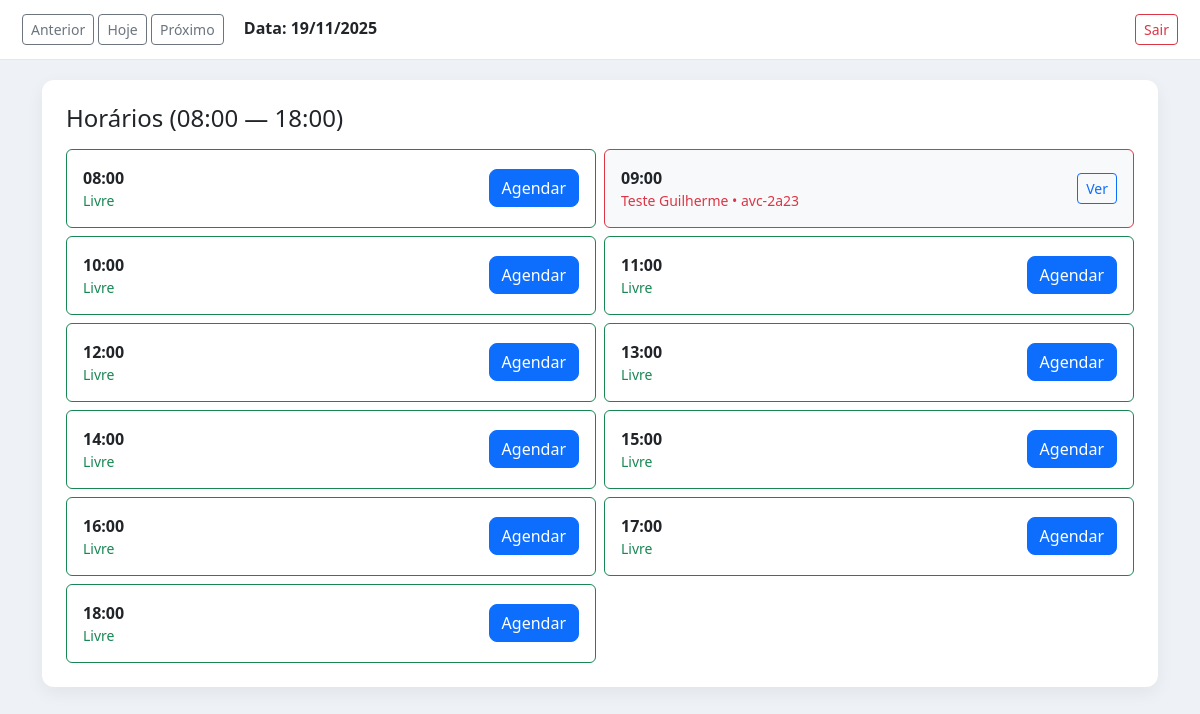
Screenshot of /admin/dashboard (signed in) with the database file from the repository.
### src/models/customer.py (models this page shows, shortened)
class Customer(db.Model):
    __tablename__ = 'customers'
    id = db.Column(db.Integer, primary_key=True)
    name = db.Column(db.String(100), nullable=False)
    phone = db.Column(db.String(20), nullable=False)
    vehicles = db.relationship('Vehicle', backref='customer', lazy=True, cascade='all, delete-orphan')
    appointments = db.relationship('Appointment', backref='customer', lazy=True, cascade='all, delete-orphan')

### src/models/vehicle.py (models this page shows, shortened)
class Vehicle(db.Model):
    __tablename__ = 'vehicles'
    id = db.Column(db.Integer, primary_key=True)
    plate = db.Column(db.String(10), nullable=False, unique=True)
    type = db.Column(db.String(50), nullable=False)
    customer_id = db.Column(db.Integer, db.ForeignKey('customers.id'), nullable=False)
    appointments = db.relationship('Appointment', backref='vehicle', lazy=True, cascade='all, delete-orphan')

### src/routes/admin_routes.py (the view)
@admin_bp.route("/dashboard")
@login_required
def dashboard():
    date_str = request.args.get("date")
    if date_str:
        try:
            selected_date = datetime.strptime(date_str, "%Y-%m-%d").date()
        except ValueError:
            selected_date = date.today()
    else:
        selected_date = date.today()
    start_hour = 8
    end_hour = 18
    times = []
    for h in range(start_hour, end_hour + 1):
        times.append(time(hour=h, minute=0))
    appointments = Appointment.query.filter(
        db.func.date(Appointment.date_time) == selected_date
    ).all()
    appt_map = {}
    for a in appointments:
        hour_key = a.date_time.hour
        appt_map[hour_key] = a
    timeslots = []
    for t in times:
        slot_hour = t.hour
        appt = appt_map.get(slot_hour)
        if appt:
            timeslots.append({
                "time": t.strftime("%H:%M"),
                "status": "busy",
                "appointment": {
                    "id": appt.id,
                    "customer_name": appt.customer.name if getattr(appt, "customer", None) else "",
                    "vehicle_plate": appt.vehicle.plate if getattr(appt, "vehicle", None) else "",
                }
            })
        else:
            timeslots.append({
                "time": t.strftime("%H:%M"),
                "status": "free",
                "appointment": None
            })
    return render_template("admin/dashboard.html",
                           timeslots=timeslots,
                           selected_date=selected_date)

### src/templates/admin/dashboard.html (shortened to what this page needs)
<!DOCTYPE html>
<html lang="pt-BR">
<head>
    <link href="https://cdn.jsdelivr.net/npm/bootstrap@5.3.2/dist/css/bootstrap.min.css" rel="stylesheet">
    <link rel="stylesheet" href="{{ url_for('static', filename='css/admin.css') }}">
</head>
<body>
<div class="admin-header d-flex justify-content-between align-items-center">
    <div>
        <button id="prevDay" class="btn btn-outline-secondary btn-sm">Anterior</button>
        <button id="todayBtn" class="btn btn-outline-secondary btn-sm">Hoje</button>
        <button id="nextDay" class="btn btn-outline-secondary btn-sm">Próximo</button>
        <span class="ms-3 fw-semibold">Data: <span id="displayDate">{{ selected_date.strftime("%d/%m/%Y") }}</span></span>
    </div>
    <div>
        <a href="{{ url_for('admin.logout') }}" class="btn btn-outline-danger btn-sm">Sair</a>
    </div>
</div>
<div class="container mt-3">
    <div class="admin-card p-4 bg-white">
        <h4 class="mb-3">Horários (08:00 — 18:00)</h4>
        <div class="row g-2">
            {% for slot in timeslots %}
            <div class="col-12 col-md-6">
                <div class="p-3 rounded d-flex justify-content-between align-items-center
                    {% if slot.status == 'busy' %}border border-danger bg-light{% else %}border border-success{% endif %}"
                     data-time="{{ slot.time }}" data-status="{{ slot.status }}"
                     data-appt-id="{{ slot.appointment.id if slot.appointment else '' }}">
                    <div>
                        <div class="fw-bold">{{ slot.time }}</div>
                        {% if slot.status == 'busy' %}
                            <div class="small text-danger">{{ slot.appointment.customer_name }} • {{ slot.appointment.vehicle_plate }}</div>
                        {% else %}
                            <div class="small text-success">Livre</div>
                        {% endif %}
                    </div>
                    <div>
                        {% if slot.status == 'busy' %}
                            <a class="btn btn-sm btn-outline-primary view-appt" href="{{ url_for('admin.appointment_detail', appointment_id=slot.appointment.id) }}">Ver</a>
                        {% else %}
                            <a class="btn btn-primary"
                                href="/appointments/new?date={{ selected_date.isoformat() }}&time={{ slot.time }}">
                                    Agendar
                            </a>
                        {% endif %}
                    </div>
                </div>
            </div>
            {% endfor %}
        </div>
    </div>
</div>
</body>
</html>

### src/static/css/admin.css (style rules this page uses)
body { background: #eef1f5; }
.admin-card { border-radius: 12px; box-shadow: 0 6px 18px rgba(0,0,0,0.06); }
.btn-primary { border-radius: 8px; }
.admin-header { background: white; padding: 14px 22px; border-bottom: 1px solid #e5e7eb; margin-bottom: 20px; }

### rows the page displays
Customer: appointment.customer_name "Teste Guilherme"
Vehicle: appointment.vehicle_plate "avc-2a23"

### other values shown
{{ slot.time }} "08:00" "09:00" "10:00" "11:00" "12:00" "13:00" "14:00" "15:00" "16:00" "17:00" "18:00"
